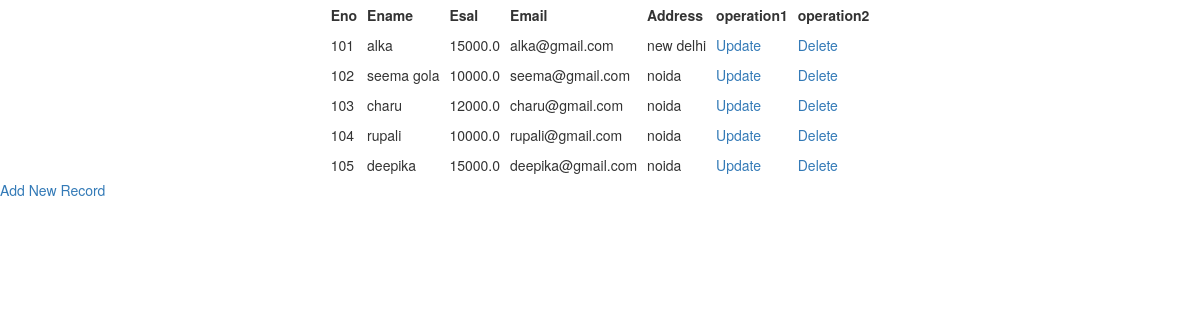
The page / on the database its author committed.
### myapp/models.py (models this page shows)
class Employee(models.Model):
    eno = models.IntegerField()
    ename = models.CharField(max_length=20)
    esal = models.FloatField()
    eemail = models.EmailField()
    eaddress = models.TextField()

### myapp/views.py (the view)
# urls.py: 2. Add a URL to urlpatterns:  path('', Home.as_view(), name='home')
class Home(ListView):
    model = Employee
    template_name = 'myapp/home.html'

### templates/myapp/home.html (shortened to what this page needs)
<!DOCTYPE html>
<html lang="en">
<head>
    <link rel="stylesheet" href="https://maxcdn.bootstrapcdn.com/bootstrap/3.4.1/css/bootstrap.min.css">
</head>
<body>
<table class="table-condensed" align="center" >
    <thead>
    <th>Eno</th>
    <th>Ename</th>
    <th>Esal</th>
    <th>Email</th>
    <th>Address</th>
    <th>operation1</th>
    <th>operation2</th>
    </thead>
    {% for i in employee_list %}
    <tr>
        <td>{{i.eno}}</td>
        <td>{{i.ename}}</td>
        <td>{{i.esal}}</td>
        <td>{{i.eemail}}</td>
        <td>{{i.eaddress}}</td>
        <td><a href="/update/{{i.id}}">Update</a> </td>
        <td><a href="/delete/{{i.id}}">Delete</a> </td>
    </tr>
    {% endfor %}
</table>
<a href="/add" align = "center">Add New Record</a>
</body>
</html>

### rows shown on the page
Employee: eno "101", ename "alka", esal "15000.0", eemail "alka@gmail.com", eaddress "new delhi"
Employee: eno "102", ename "seema gola", esal "10000.0", eemail "seema@gmail.com", eaddress "noida"
Employee: eno "103", ename "charu", esal "12000.0", eemail "charu@gmail.com", eaddress "noida"
Employee: eno "104", ename "rupali", esal "10000.0", eemail "rupali@gmail.com", eaddress "noida"
Employee: eno "105", ename "deepika", esal "15000.0", eemail "deepika@gmail.com", eaddress "noida"
